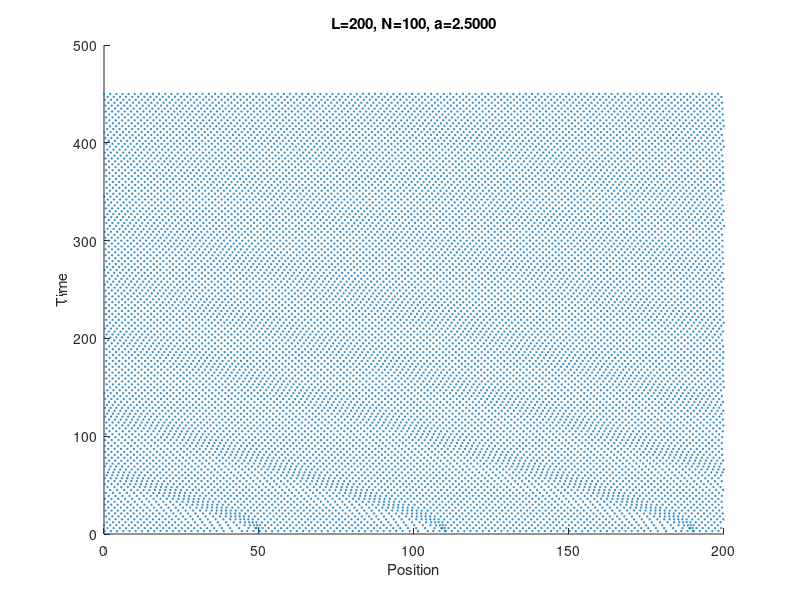

The MATLAB script that drew this image:
% LQR-based traffic smoothing.

function test_traffic_lqr
global a
%rng('default')

close all

count=0;
%as=linspace(1,2,3);
while count<1%numel(as)
  %a=as(count+1);
  [x,status]=init;
  if status~=-1
    run(x)
    count=count+1;
  end
end

% init;
% roa;

%=~=~=~=~=~=~=~=~=~=~=~=~=~=~=~=~=~=~=~=~=~=~=~=~=~=~=~=~=~=~=~=~=~=~=~=~=~
function [x,status]=init
global n_cars L a vmax active
status=0;
a=2.5;

% rng('default');

vmax=1;
n_cars=100;
L=200;

pos=flipud(linspace(L/n_cars,L,n_cars)');
pert=0.0*L/n_cars*(2*rand(n_cars,1)-1);
%pert=0.3*L/n_cars*(rand(n_cars,1)<0.01);
pos=pos+pert;

vel=vopt(xtod(pos));
%pert=0.3*L/n_cars*(rand(n_cars,1)<0.01);
vel=vel+pert;
%x=[pos;vel];
x=[pos;zeros(n_cars,1)];
x(floor(1.1*n_cars))=20;
x(floor(1.5*n_cars))=20;
x(floor(1.8*n_cars))=20;

%car_ind=2:n_cars;
%active=car_ind(rand(1,n_cars-1)<0.1);
%active=[1:50:n_cars];
active=[];

%=~=~=~=~=~=~=~=~=~=~=~=~=~=~=~=~=~=~=~=~=~=~=~=~=~=~=~=~=~=~=~=~=~=~=~=~=~
function run(x)
global n_cars tidx L a
% Boundary for plotting
dt=0.3;
figure
iter=1500;
skip=10;
time_evol=zeros(n_cars*floor(iter/skip),2);
for tidx=1:iter
  xdot=dynamics(x);
  if ~mod(tidx,skip)
    %plot_cars(x,xdot);
    time_evol(n_cars*(tidx/skip-1)+1:n_cars*(tidx/skip),:)=horzcat(mod(x(1:n_cars),L),tidx*dt*ones(n_cars,1));
  end
  
  % Runge-Kutta integration.
  xdotk1=dynamics(x);
  xt=x+dt*xdotk1*0.5;
  
  xdotk2=dynamics(xt);
  xt=x+xdotk2*dt*0.5;
  
  xdotk3=dynamics(xt);
  xt=x+xdotk3*dt;
  
  xdotk4=dynamics(xt);
  x=x+(xdotk1+2*xdotk2+2*xdotk3+xdotk4)/6*dt;
end

scatter(time_evol(:,1),time_evol(:,2),'ks','SizeData',1);
title(sprintf('L=%d, N=%d, a=%.4f',L,n_cars,a));
xlabel('Position')
ylabel('Time')
set(gcf,'Position',[200,200,300,240]);

%=~=~=~=~=~=~=~=~=~=~=~=~=~=~=~=~=~=~=~=~=~=~=~=~=~=~=~=~=~=~=~=~=~=~=~=~=~
function xdot=dynamics(x)
global n_cars a active
xdot=zeros(2*n_cars,1);
d=xtod(x);
xdot(1:n_cars)=x(n_cars+1:2*n_cars);
xdot(n_cars+1:2*n_cars)=a*(vopt(d)-x(n_cars+1:2*n_cars));
% Linear PD
% xdot(active+n_cars)=0.001*(x(active-1)-x(active)-1*x(n_cars+active))+0.001*(x(active+n_cars-1)-x(active+n_cars));
% Nonlinear: Pretend there is less headway (be more conservative)
xdot(n_cars+active)=a*(vopt(d(active).^0.5)-x(n_cars+active));

%=~=~=~=~=~=~=~=~=~=~=~=~=~=~=~=~=~=~=~=~=~=~=~=~=~=~=~=~=~=~=~=~=~=~=~=~=~
function d=xtod(x)
global L n_cars
d=[x(n_cars)-x(1)+L;x(1:n_cars-1)-x(2:n_cars)];

%=~=~=~=~=~=~=~=~=~=~=~=~=~=~=~=~=~=~=~=~=~=~=~=~=~=~=~=~=~=~=~=~=~=~=~=~=~
function v=vopt(h)
global vmax L n_cars
v=zeros(size(h));
%v(h>1)=vmax*(h(h>1)-1).^3./(1+(h(h>1)-1).^3);
%v(h>1)=vmax*(h(h>1)-1).^3./h(h>1).^3;
v=vmax*(tanh(h-2)+tanh(2));

%=~=~=~=~=~=~=~=~=~=~=~=~=~=~=~=~=~=~=~=~=~=~=~=~=~=~=~=~=~=~=~=~=~=~=~=~=~
function roa
global n_cars a
f=1;
A=zeros(n_cars*2);
A(1,1+n_cars)=1;
A(1+n_cars,n_cars)=a*f;
A(1+n_cars,1)=-a*f;
A(1+n_cars,1+n_cars)=-a;
for i=2:n_cars
  A(i,i+n_cars)=1;
  A(i+n_cars,i-1)=a*f;
  A(i+n_cars,i)=-a*f;
  A(i+n_cars,i+n_cars)=-a;
end

P=lyap(A,eye(2*n_cars));
max(P(:))
res=50;
[X,Y]=meshgrid(linspace(-13,13,res),linspace(-13,13,res));
x=[reshape(X,1,numel(X));reshape(Y,1,numel(Y))];
for i=1:50;
  l=ceil(rand*2*n_cars);
  m=ceil(rand*2*n_cars);
  V=diag(x'*P([l,m],[l,m])*x);
  V=reshape(V,res,res);
  imagesc(V)
  colorbar;
  pause;
end


%=~=~=~=~=~=~=~=~=~=~=~=~=~=~=~=~=~=~=~=~=~=~=~=~=~=~=~=~=~=~=~=~=~=~=~=~=~
function plot_cars(x,xdot)
global n_cars L tidx active

subplot(4,2,[1,3,5,7])
  radius=L/(2*pi);
  thetas=x(1:n_cars)/radius;
  scatter(radius*cos(thetas),radius*sin(thetas),linspace(10,80,n_cars),linspace(1,32,n_cars),'filled');
  colormap('cool')
  hold on
  for aidx=active
    scatter(radius*cos(thetas(aidx)),radius*sin(thetas(aidx)),'ro','SizeData',25,'MarkerEdgeColor','r','MarkerFaceColor','r');
  end
  hold off
  % hold on
  % scatter(radius*cos(theta_goals),radius*sin(theta_goals),5,'k','filled');
  hold off
  axis square
  xlim([-radius,radius])
  ylim([-radius,radius])
  title(sprintf('Cars %d',tidx))

subplot(422)
%stem(xtod(x(1:n_cars)),'k')
plot(xtod(x(1:n_cars)),'k')
title('Spacings')

subplot(424)
%stem(x(1:n_cars),'k')
plot(x(1:n_cars),'k')
title('Positions')

subplot(426)
%stem(x(n_cars+1:2*n_cars),'k')
plot(x(n_cars+1:2*n_cars),'k')
title('Velocities')

subplot(428)
%stem(xdot(n_cars+1:2*n_cars),'k')
plot(xdot(n_cars+1:2*n_cars),'k')
title('Accelerations')

drawnow;
set(gcf,'Position',[100,100,1000,500]);
pause(0.01)
